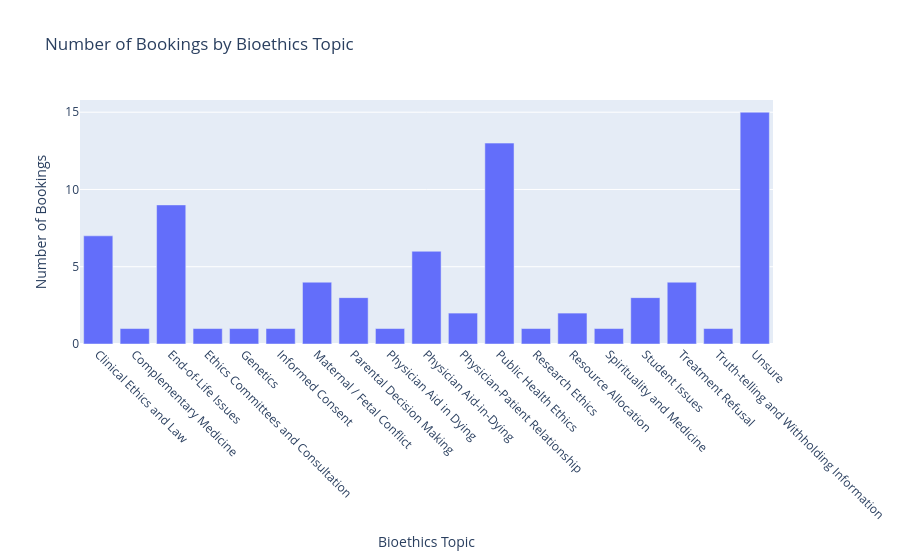

Notebook cell for this chart:
### Code cell
# PLOTLY BARPLOT VERSION
labels = {'Bioethics Topic':'Bioethics Topic', 'size':'Number of Bookings'}
fig = px.bar(agg, x=agg['Bioethics Topic'], y=agg['size'], labels=labels, title='Number of Bookings by Bioethics Topic')
fig.update_xaxes(tickangle=45)
fig.show()

### Figure 1 — Plotly figure (JSON) as saved in the notebook; plotly's stock layout.template omitted (floating-point values rounded to 4 significant figures)
{"data": [{"hovertemplate": "Bioethics Topic=%{x}<br>Number of Bookings=%{y}<extra></extra>", "legendgroup": "", "marker": {"color": "#636efa", "pattern": {"shape": ""}}, "name": "", "orientation": "v", "showlegend": false, "textposition": "auto", "x": ["Clinical Ethics and Law", "Complementary Medicine", "End-of-Life Issues", "Ethics Committees and Consultation", "Genetics", "Informed Consent", "Maternal / Fetal Conflict", "Parental Decision Making", "Physician Aid in Dying", "Physician Aid-in-Dying", "Physician-Patient Relationship", "Public Health Ethics", "Research Ethics", "Resource Allocation", "Spirituality and Medicine", "Student Issues", "Treatment Refusal", "Truth-telling and Withholding Information", "Unsure"], "xaxis": "x", "y": [7, 1, 9, 1, 1, 1, 4, 3, 1, 6, 2, 13, 1, 2, 1, 3, 4, 1, 15], "yaxis": "y", "type": "bar"}], "layout": {"xaxis": {"anchor": "y", "domain": [0.0, 1.0], "title": {"text": "Bioethics Topic"}, "tickangle": 45}, "yaxis": {"anchor": "x", "domain": [0.0, 1.0], "title": {"text": "Number of Bookings"}}, "legend": {"tracegroupgap": 0}, "title": {"text": "Number of Bookings by Bioethics Topic"}, "barmode": "relative"}}
